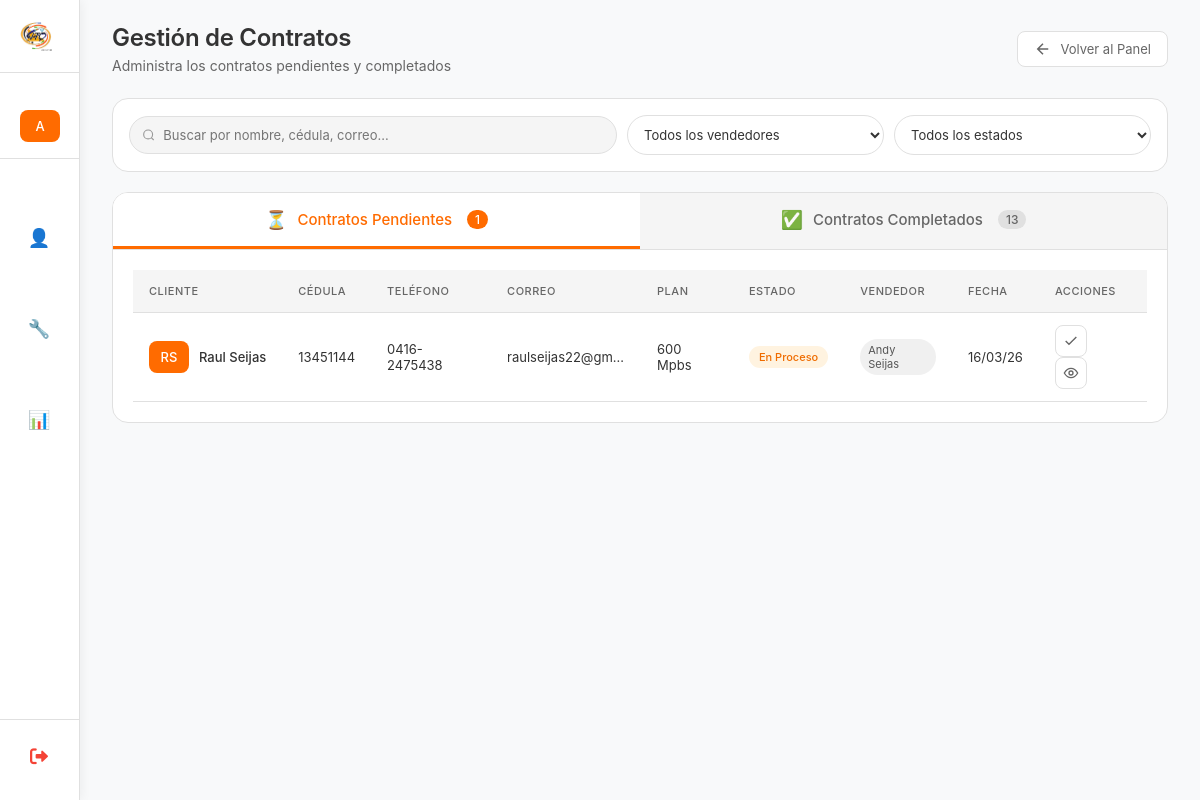
The page /administrador/contratos/ (signed in) on the database its author committed.
### myapp/models.py (models this page shows, shortened)
class ContratoCliente(models.Model):
    class SimplePlusChoices(models.TextChoices):
        SI = 'SI', 'Sí'
        NO = 'NO', 'No'
    class EstadoContrato(models.TextChoices):
        EN_PROCESO = 'EN_PROCESO', 'En Proceso'
        COMPLETADO = 'COMPLETADO', 'Completado'
        NO_COMPLETADO = 'NO_COMPLETADO', 'No Completado'
    cliente_potencial = models.ForeignKey('ClientePotencial',on_delete=models.CASCADE,related_name='contratos',verbose_name="Cliente Potencial")
    otro_telefono = models.CharField(max_length=20,verbose_name="Otro Teléfono",blank=True,null=True,help_text="Teléfono adicional de contacto")
    correo_electronico = models.EmailField(verbose_name="Correo Electrónico",max_length=254,unique=True)
    direccion_detallada = models.TextField(max_length=500,verbose_name="Dirección Detallada",help_text="Calle, avenida, urbanización, casa/edificio, piso, apartamento")
    fecha_nacimiento = models.DateField(verbose_name="Fecha de Nacimiento")
    plan_contratado = models.ForeignKey(Plan,on_delete=models.PROTECT,related_name='contratos',verbose_name="Plan a Contratar")
    simple_plus = models.CharField(max_length=2,choices=SimplePlusChoices.choices,default=SimplePlusChoices.NO,verbose_name="Simple Plus",help_text="¿El cliente tiene Simple Plus?")
    modalidad_equipo = models.ForeignKey(ModalidadEquipo,on_delete=models.PROTECT,related_name='contratos',verbose_name="Modalidad del Equipo")
    punto_referencia = models.CharField(max_length=255,verbose_name="Punto de Referencia",help_text="Referencia para encontrar la ubicación")
    tipo_vivienda = models.ForeignKey(TipoVivienda,on_delete=models.PROTECT,related_name='contratos',verbose_name="Tipo de Vivienda")
    numero_casa = models.CharField(max_length=50,verbose_name="Número de Casa/Edificio",help_text="Número de la casa, edificio, apartamento")
    numero_pago_movil = models.CharField(blank=True, null=True,max_length=20,verbose_name="Número de Pago Móvil",help_text="Número de teléfono donde se realizó el pago")
    foto_pago = models.ImageField(blank=True, null=True,upload_to='pagos/',verbose_name="Foto del Pago",help_text="Captura de pantalla o foto del comprobante de pago")
    red = models.ForeignKey(Red,on_delete=models.PROTECT,related_name='contratos',verbose_name="Red")
    ods = models.CharField(max_length=50,verbose_name="ODS",blank=True,null=True,help_text="Orden de Servicio (solo administrador)")
    customer_id = models.CharField(max_length=50,verbose_name="Customer ID",blank=True,null=True,help_text="ID del cliente en el sistema (solo administrador)")
    atr = models.CharField(default="*VTC Conexiones",max_length=50,verbose_name="ATR",blank=True,null=True,help_text="ATR")
    estado = models.CharField(max_length=15,choices=EstadoContrato.choices,default=EstadoContrato.EN_PROCESO,verbose_name="Estado del Contrato")
    creado_por = models.ForeignKey(User,on_delete=models.SET_NULL,null=True,blank=True,related_name='contratos_creados',verbose_name="Creado por")
    fecha_creacion = models.DateTimeField(auto_now_add=True,verbose_name="Fecha de creación")
    fecha_actualizacion = models.DateTimeField(auto_now=True,verbose_name="Última actualización")
    class Meta:
        verbose_name = "Contrato de Cliente"
        verbose_name_plural = "Contratos de Clientes"
        ordering = ['-fecha_creacion']
        indexes = [
            models.Index(fields=['estado']),
            models.Index(fields=['fecha_creacion']),
            models.Index(fields=['correo_electronico']),
        ]

class ClientePotencial(models.Model):
    class InteresadoChoices(models.TextChoices):
        SI = 'SI', 'Sí'
        TAL_VEZ = 'TAL_VEZ', 'Tal vez'
        NO = 'NO', 'No'
    cedula = models.CharField(max_length=15,verbose_name="Cédula de Identidad",unique=True,  help_text="Ej: V-12345678, E-87654321",db_index=True)
    nombre = models.CharField(max_length=100,verbose_name="Nombre")
    apellido = models.CharField(max_length=100,verbose_name="Apellido")
    direccion = models.TextField(max_length=255,verbose_name="Dirección",blank=True,null=True)
    telefono = models.CharField(max_length=20, verbose_name="Teléfono",help_text="Ej: +58 412-1234567")
    posee_internet = models.BooleanField(default=False,verbose_name="¿Posee internet?", help_text="Marcar si ya tiene servicio de internet")
    interesado = models.CharField(max_length=10,choices=InteresadoChoices.choices,default=InteresadoChoices.TAL_VEZ,verbose_name="Nivel de interés")
    observacion = models.TextField(max_length=500,verbose_name="Observaciones",blank=True,null=True,help_text="Notas adicionales sobre el cliente")
    fecha_registro = models.DateField( default=datetime.date.today, verbose_name="Fecha de registro",help_text="Fecha en que se registró el cliente")
    creado_por = models.ForeignKey(User,on_delete=models.SET_NULL,  null=True,blank=True,related_name='clientes_potenciales_creados', verbose_name="Creado por",help_text="Usuario que registró este cliente")
    fecha_creacion = models.DateTimeField(auto_now_add=True,verbose_name="Fecha de creación en sistema")
    fecha_actualizacion = models.DateTimeField(auto_now=True,verbose_name="Última actualización")
    class Meta:
        verbose_name = "Cliente Potencial"
        verbose_name_plural = "Clientes Potenciales"
        ordering = ['-fecha_creacion']  # Ordenar por más recientes primero

class Plan(models.Model):
    nombre = models.CharField(max_length=100,unique=True,verbose_name="Nombre del Plan")
    activo = models.BooleanField(default=True,verbose_name="Activo")
    fecha_creacion = models.DateTimeField(
        auto_now_add=True,
        verbose_name="Fecha de creación"
    )
    class Meta:
        verbose_name = "Plan"
        verbose_name_plural = "Planes"
        ordering = ['nombre']

### myapp/views_admin.py (the view, shortened to what this page needs)
# urls.py: path('administrador/contratos/', gestionar_contratos, name='gestionar_contratos'),
@login_required
def gestionar_contratos(request):
    if not (request.user.is_superuser or request.user.groups.filter(name='Administrador').exists()):
        messages.error(request, '⛔ Acceso denegado. Solo administradores.')
        return redirect('dashboard')
    busqueda = request.GET.get('busqueda', '')
    vendedor_id = request.GET.get('vendedor', '')
    estado = request.GET.get('estado', '')
    tab_activa = request.GET.get('tab', 'pendientes')
    contratos_pendientes = ContratoCliente.objects.filter(
        Q(customer_id__isnull=True) | Q(customer_id='') |
        Q(ods__isnull=True) | Q(ods='')
    ).select_related('cliente_potencial', 'creado_por', 'plan_contratado')
    contratos_completados = ContratoCliente.objects.exclude(
        Q(customer_id__isnull=True) | Q(customer_id='') |
        Q(ods__isnull=True) | Q(ods='')
    ).select_related('cliente_potencial', 'creado_por', 'plan_contratado')
    if vendedor_id:
        contratos_pendientes = contratos_pendientes.filter(creado_por_id=vendedor_id)
        contratos_completados = contratos_completados.filter(creado_por_id=vendedor_id)
    if estado:
        contratos_pendientes = contratos_pendientes.filter(estado=estado)
        contratos_completados = contratos_completados.filter(estado=estado)
    contratos_pendientes = contratos_pendientes.order_by('-fecha_creacion')
    contratos_completados = contratos_completados.order_by('-fecha_creacion')
    paginator_pendientes = Paginator(contratos_pendientes, 5)  # 10 por página
    page_pendientes = request.GET.get('page_pendientes', 1)
    contratos_pendientes_page = paginator_pendientes.get_page(page_pendientes)
    paginator_completados = Paginator(contratos_completados, 5)  # 10 por página
    page_completados = request.GET.get('page_completados', 1)
    contratos_completados_page = paginator_completados.get_page(page_completados)
    from django.contrib.auth.models import User
    vendedores = User.objects.filter(is_active=True, groups__name='Vendedor').order_by('username')
    context = {
        'contratos_pendientes': contratos_pendientes_page,
        'contratos_pendientes_count': contratos_pendientes.count(),
        'contratos_completados': contratos_completados_page,
        'contratos_completados_count': contratos_completados.count(),
        'vendedores': vendedores,
        'busqueda': busqueda,
        'filtro_vendedor': vendedor_id,
        'filtro_estado': estado,
        'tab_activa': tab_activa,
    }
    return render(request, 'Admin/gestionar_contratos.html', context)

### myapp/templates/Admin/gestionar_contratos.html (shortened to what this page needs)
{% extends 'Inicio_De_Sesion/base.html' %}
{% load static %}
{% block page_title %}Gestión de Contratos{% endblock %}
{% block page_subtitle %}Administra los contratos pendientes y completados{% endblock %}
{% block header_actions %}
<a href="{% url 'panel_administrativo' %}" class="btn-secondary">
    <svg width="18" height="18" viewBox="0 0 24 24" fill="none" stroke="currentColor" stroke-width="2">
        <path d="M19 12H5M12 19l-7-7 7-7"/>
    </svg>
    Volver al Panel
</a>
{% endblock %}
{% block content %}
<div class="filters-container">
    <div class="filters-grid">
        <div class="search-box">
            <svg width="14" height="14" viewBox="0 0 24 24" fill="none" stroke="#999" stroke-width="2">
                <circle cx="11" cy="11" r="8"/>
                <path d="M21 21l-4.35-4.35"/>
            </svg>
            <input type="text" placeholder="Buscar por nombre, cédula, correo..."
                   id="searchInput" value="{{ busqueda }}">
        </div>
        <select id="filterVendedor" class="filter-select">
            <option value="">Todos los vendedores</option>
        </select>
        <select id="filterEstado" class="filter-select">
            <option value="">Todos los estados</option>
        </select>
    </div>
</div>
<div class="tabs-container">
    <div class="tabs-header">
        <button class="tab-btn {% if tab_activa == 'pendientes' or not tab_activa %}active{% endif %}" onclick="cambiarTab('pendientes')" id="tab-pendientes-btn">
            <span class="tab-icon">⏳</span>
            Contratos Pendientes
            <span class="tab-count">{{ contratos_pendientes_count }}</span>
        </button>
        <button class="tab-btn {% if tab_activa == 'completados' %}active{% endif %}" onclick="cambiarTab('completados')" id="tab-completados-btn">
            <span class="tab-icon">✅</span>
            Contratos Completados
            <span class="tab-count">{{ contratos_completados_count }}</span>
        </button>
    </div>
    <div id="tab-pendientes" class="tab-content {% if tab_activa == 'pendientes' or not tab_activa %}active{% endif %}">
        <div class="table-container">
            <table class="table">
                <thead>
                    <tr>
                        <th>Cliente</th>
                        <th>Cédula</th>
                        <th>Teléfono</th>
                        <th>Correo</th>
                        <th>Plan</th>
                        <th>Estado</th>
                        <th>Vendedor</th>
                        <th>Fecha</th>
                        <th>Acciones</th>
                    </tr>
                </thead>
                <tbody>
                    {% for contrato in contratos_pendientes %}
                    <tr>
                        <td>
                            <div class="user-cell">
                                <span class="user-avatar">{{ contrato.cliente_potencial.nombre|first|upper }}{{ contrato.cliente_potencial.apellido|first|upper }}</span>
                                <div>
                                    <div class="user-name">{{ contrato.cliente_potencial.nombre }} {{ contrato.cliente_potencial.apellido }}</div>
                                </div>
                            </div>
                        </div>
                        <td>{{ contrato.cliente_potencial.cedula }}</div>
                        <td>{{ contrato.cliente_potencial.telefono }}</div>
                        <td class="email-cell">{{ contrato.correo_electronico|truncatechars:20 }}</div>
                        <td>{{ contrato.plan_contratado.nombre|truncatechars:15 }}</div>
                        <td>
                            {% if contrato.estado == 'EN_PROCESO' %}
                            <span class="badge proceso">En Proceso</span>
                            {% elif contrato.estado == 'COMPLETADO' %}
                            <span class="badge completado">Completado</span>
                            {% elif contrato.estado == 'NO_COMPLETADO' %}
                            <span class="badge no-completado">No Completado</span>
                            {% endif %}
                        <td>
                            <span class="vendedor-badge">{{ contrato.creado_por.get_full_name|default:contrato.creado_por.username }}</span>
                        <td>{{ contrato.fecha_creacion|date:"d/m/y" }}</div>
                        <td>
                            <button class="action-btn" onclick="abrirModalCompletar({{ contrato.id }})" title="Completar contrato">
                                <svg width="16" height="16" viewBox="0 0 24 24" fill="none" stroke="currentColor" stroke-width="2">
                                    <path d="M20 6L9 17l-5-5"/>
                                </svg>
                            </button>
                            <button class="action-btn" onclick="verContrato({{ contrato.id }})" title="Ver detalles">
                                <svg width="16" height="16" viewBox="0 0 24 24" fill="none" stroke="currentColor" stroke-width="2">
                                    <circle cx="12" cy="12" r="3"/>
                                    <path d="M22 12c-2.667 4.667-6 7-10 7s-7.333-2.333-10-7c2.667-4.667 6-7 10-7s7.333 2.333 10 7z"/>
                                </svg>
                            </button>
                    {% empty %}
                    <tr>
                        <td colspan="9" class="empty">No hay contratos pendientes</td>
                    </tr>
                    {% endfor %}
{% endblock %}

### myapp/templates/Inicio_De_Sesion/base.html (shortened to what this page needs)
{% load static %}
<!DOCTYPE html>
<html lang="es">
<head>
    <link rel="stylesheet" href="https://cdnjs.cloudflare.com/ajax/libs/font-awesome/6.0.0/css/all.min.css">
</head>
<body>
    <div class="dashboard">
        <div class="sidebar" id="sidebar">
            <div class="logo-area" onclick="window.location.href='{% url 'dashboard' %}'">
                <img src="{% static 'cd.png' %}" alt="VTC" class="logo">
            </div>
            <div class="user-info">
                <div class="user-avatar">
                    {{ user.username|first|upper }}
                </div>
            </div>
            <div class="menu">
                <div class="menu-item" onclick="toggleSubmenu(this, 'vendedorSubmenu')">
                    <span class="menu-icon">👤</span>
                </div>
                {% if user.groups.all.0.name == 'Instalador' or user.groups.all.0.name == 'Administrador' or user.is_superuser %}
                <div class="menu-item" onclick="toggleSubmenu(this, 'instaladorSubmenu')">
                    <span class="menu-icon">🔧</span>
                </div>
                {% endif %}
                {% if user.is_superuser or user.groups.all.0.name == 'Administrador' %}
                <div class="menu-item" onclick="window.location.href='{% url 'panel_administrativo' %}'">
                    <span class="menu-icon">📊</span>
                </div>
                {% endif %}
            </div>
            <div class="sidebar-footer">
                <a href="{% url 'logout' %}" class="logout-sidebar" onclick="return confirm('¿Estás seguro que deseas cerrar sesión?')">
                    <i class="fas fa-sign-out-alt"></i>
                </a>
            </div>
        </div>
        <div class="main-content" id="mainContent">
            <div class="content-header">
                <div class="page-title">
                    <h1>{% block page_title %}Dashboard{% endblock %}</h1>
                    <p>{% block page_subtitle %}{{ current_date|default:"11 mar 2026" }} · Bienvenido de vuelta{% endblock %}</p>
                </div>
                <div class="header-actions">
                    {% block header_actions %}{% endblock %}
                </div>
            </div>
            {% block content %}{% endblock %}
</body>
</html>

### rows shown on the page
ContratoCliente: cliente_potencial.nombre|first "R", cliente_potencial.apellido|first "S", cliente_potencial.nombre "Raul", cliente_potencial.apellido "Seijas", cliente_potencial.cedula "13451144", cliente_potencial.telefono "0416-2475438", correo_electronico "raulseijas22@gm…", plan_contratado.nombre "600 Mpbs", estado "En Proceso", creado_por.get_full_name "Andy Seijas", fecha_creacion "16/03/26"

### other values the page prints
{{ user.username|first|upper }} "A"
{{ contratos_pendientes_count }} "1"
{{ contratos_completados_count }} "13"
